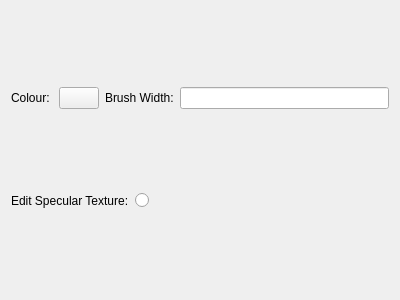
<?xml version="1.0" encoding="UTF-8"?>
<ui version="4.0">
 <class>BrushSettings</class>
 <widget class="QWidget" name="BrushSettings">
  <property name="geometry">
   <rect>
    <x>0</x>
    <y>0</y>
    <width>400</width>
    <height>300</height>
   </rect>
  </property>
  <property name="maximumSize">
   <size>
    <width>600</width>
    <height>16777215</height>
   </size>
  </property>
  <property name="windowTitle">
   <string>Form</string>
  </property>
  <layout class="QVBoxLayout" name="verticalLayout">
   <item>
    <layout class="QHBoxLayout" name="horizontalLayout">
     <item>
      <widget class="QLabel" name="currentColourLabel">
       <property name="text">
        <string>Colour: </string>
       </property>
      </widget>
     </item>
     <item>
      <widget class="QPushButton" name="brushColourButton">
       <property name="autoFillBackground">
        <bool>false</bool>
       </property>
       <property name="styleSheet">
        <string notr="true">b</string>
       </property>
       <property name="text">
        <string/>
       </property>
      </widget>
     </item>
     <item>
      <widget class="QLabel" name="brushWidthLabel">
       <property name="text">
        <string>Brush Width:</string>
       </property>
      </widget>
     </item>
     <item>
      <widget class="QLineEdit" name="brushWidthLineEdit"/>
     </item>
    </layout>
   </item>
   <item>
    <layout class="QHBoxLayout" name="horizontalLayout_3">
     <item>
      <widget class="QLabel" name="editSpecularTextureLabel">
       <property name="text">
        <string>Edit Specular Texture:</string>
       </property>
      </widget>
     </item>
     <item>
      <widget class="QRadioButton" name="editSpecularTexture">
       <property name="text">
        <string/>
       </property>
      </widget>
     </item>
     <item>
      <spacer name="horizontalSpacer">
       <property name="orientation">
        <enum>Qt::Horizontal</enum>
       </property>
       <property name="sizeHint" stdset="0">
        <size>
         <width>40</width>
         <height>20</height>
        </size>
       </property>
      </spacer>
     </item>
    </layout>
   </item>
  </layout>
 </widget>
 <resources/>
 <connections/>
</ui>
